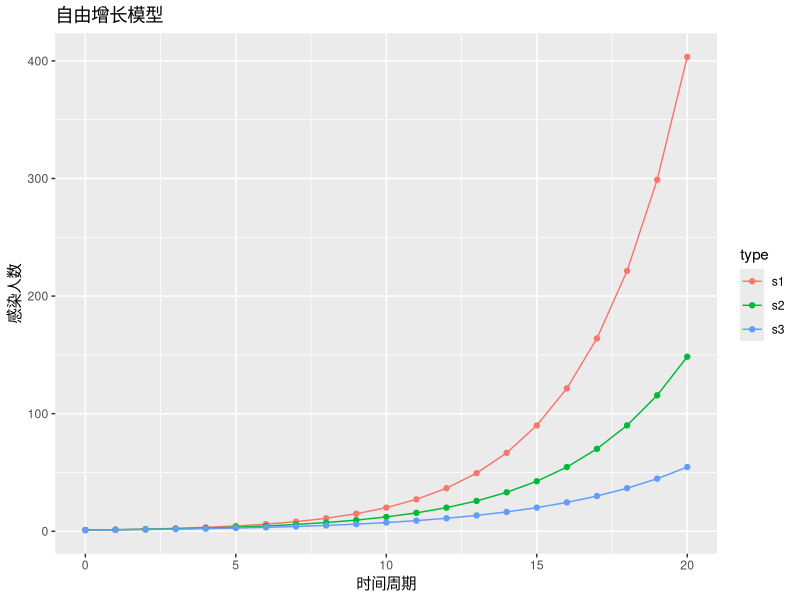
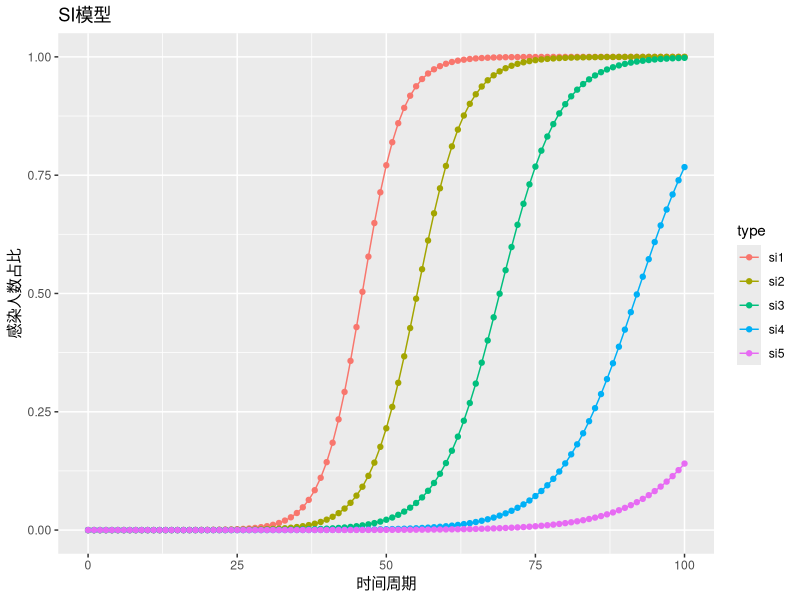
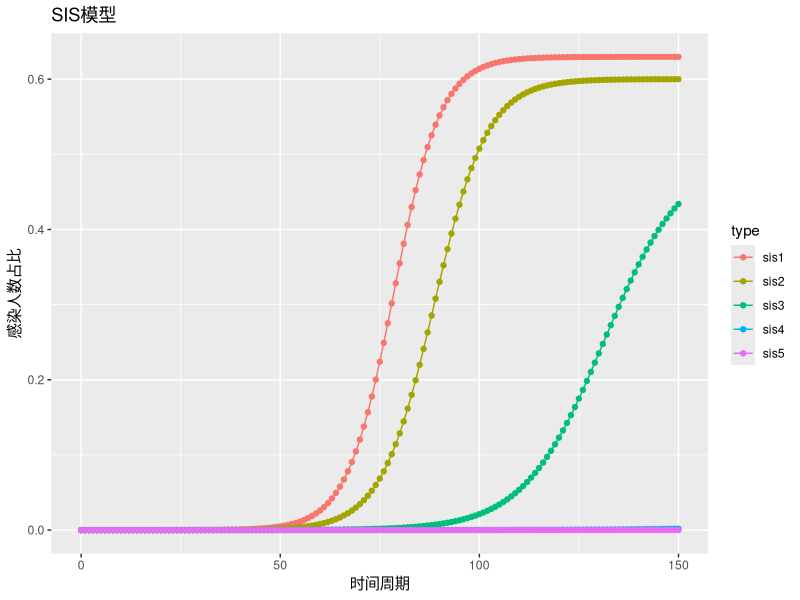
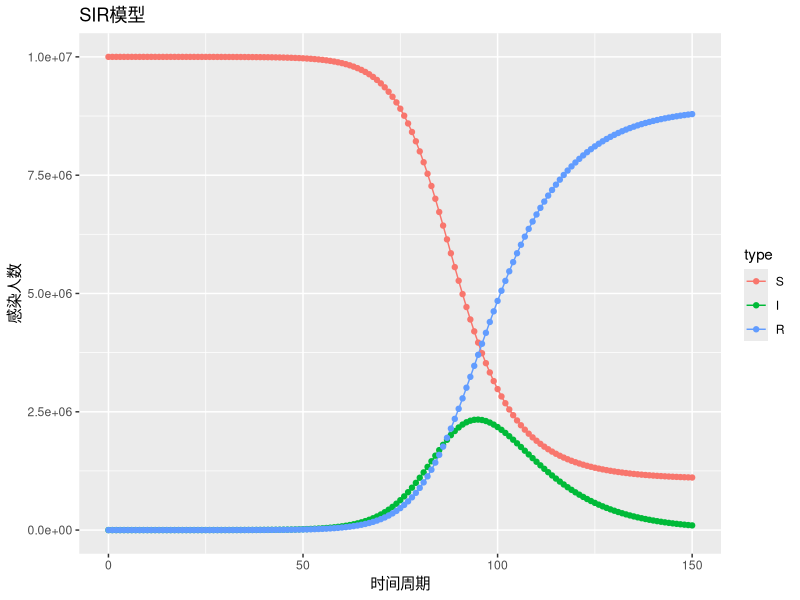

Here is the R script that generated these plots, in order:
#传染病模型

library(deSolve)
library(magrittr)
library(ggplot2)
library(reshape2)
setwd("C:/work/R/covid19")

# 画图函数
draw<-function(sdf,title="SIR模型",ylab="感染人数",xlab="时间周期",ylog=FALSE){
  g<-ggplot(data = sdf, mapping = aes(x=time,y=value,colour=type))
  g<-g+geom_line() + geom_point()                                   #绘制线图和点图
  g<-g+scale_shape_manual(values = c(21,23))                        #自定义点形状
  if(ylog) g<-g+scale_y_log10()
  g<-g+ggtitle(title)+xlab(xlab)+ylab(ylab)
  g
}

# 按行合并
rbinddf<-function(ldf=list(),names=NULL){
  n <- length(ldf)
  res <- NULL
  if(n>0){
    for (i in seq(n)) {
      if(!is.null(names)){
        type <- names[i]
      }
      res <- rbind(res, data.frame(ldf[[i]],type=type))
    }
  }
  return(res)
}


##########################
# case1 自由增长模型
############################
calc1 <- function(rio = 0.3,         # 传染率系数,每个病人每天传染的人数
                  times = 0:20,      # 病情发展时间
                  I = 1) {           # 已感染者1人
  # 公式
  s_equations <- function(times, vars, params) {
    with(as.list(c(vars, params)), {
      dI <- rio * I
      return(list(dI))
    })
  }
  
  # 解微分方程
  ode(
    func = s_equations,
    y = c(I = I),
    times = times,
    parms = c(rio = rio)
  ) %>%  as.data.frame
}

s1 <- calc1(rio = 0.3)
s2 <- calc1(rio = 0.25)
s3 <- calc1(rio = 0.2)

sdf1<-rbinddf(list(s1,s2,s3),names=c("s1","s2","s3"))
head(sdf1)
names(sdf1)<-c("time","value","type")
draw(sdf1,title="自由增长模型",ylab="感染人数",xlab="时间周期")


##########################
# case2 SI模型
############################
calc2 <- function(rio = 0.3,                # 接触率,传染率系数
                 times = 0:100,             # 病情发展时间
                 i = 0.000001) {            # 已感染者,初始占比：百万分之一
  # 公式
  si_equations <- function(time, vars, params) {
    with(as.list(c(vars, params)), {
      di <- rio * i * (1 - i)
      return(list(di))
    })
  }
  
  # 解微分方程
  ode(
    func = si_equations,  
    y = c(i = i),         
    times = times,        
    parms = c(rio = rio)
  ) %>%  as.data.frame
}

si1 <- calc2(rio = 0.3)
si2 <- calc2(rio = 0.25)
si3 <- calc2(rio = 0.2)
si4 <- calc2(rio = 0.15)
si5 <- calc2(rio = 0.12)

sdf2<-rbinddf(list(si1,si2,si3,si4,si5),
             names=c("si1","si2","si3","si4","si5"))
names(sdf2)<-c("time","value","type")
draw(sdf2,title="SI模型",ylab="感染人数占比",xlab="时间周期")


##########################
# case3 SIS模型
############################
calc3 <- function(rio = 0.3,                 # 接触率,传染率系数
                  mu=0.1,                    # 治愈率
                  times = 0:150,             # 病情发展时间
                  i = 0.000001) {            # 已感染者初始占比：百万分之一
  sis_equations<-function(time,vars,params){
    with(as.list(c(vars,params)),{
      di<-rio*i*(1-i)-mu*i
      return(list(c(di)))
    })
  }
  
  ode(
    func=sis_equations,
    y=c(i=i),
    times=times,
    parms=c(rio=rio,mu=mu)
  ) %>% as.data.frame()
}


sis1 <- calc3(rio = 0.27,mu=0.1)
sis2 <- calc3(rio = 0.25,mu=0.1)
sis3 <- calc3(rio = 0.20,mu=0.1)
sis4 <- calc3(rio = 0.15,mu=0.1)
sis5 <- calc3(rio = 0.12,mu=0.1)

sdf<-rbinddf(list(sis1,sis2,sis3,sis4,sis5),
             names=c("sis1","sis2","sis3","sis4","sis5"))
names(sdf)<-c("time","value","type")
draw(sdf,title="SIS模型",ylab="感染人数占比",xlab="时间周期")



##########################
# case4 SIR模型
############################
calc4 <- function(rio = 0.3,                 # 接触率，传染率系数
                  mu=0.1,                    # 治愈率
                  times = 0:150,             # 病情发展时间
                  S=1000*1000*10,            # 易感染者1000万人
                  I=10,                      # 已感染者10人
                  R=5) {                     # 已移出者5人
  sir_equations<-function(time,vars,params){
    with(as.list(c(vars,params)),{
      N<-S+I+R
      dS<- -rio*I*S/N
      dI<-rio*I*S/N - mu*I
      dR<-mu*I
      return(list(c(dS,dI,dR)))
    })
  }
  ode(
    func=sir_equations,
    y=c(S=S,I=I,R=R),
    times=times,
    parms=c(rio=rio,mu=mu)
  ) %>% as.data.frame()
}

sir1<-calc4(rio=0.25,mu=0.1,times=0:150,S=1000*1000*10,I=10,R=100)
head(sir1)
sdf4<-melt(sir1,id.vars = c("time"))
head(sdf4)
names(sdf4)<-c("time","type","value")
draw(sdf4,title="SIR模型",ylab="感染人数",xlab="时间周期")
